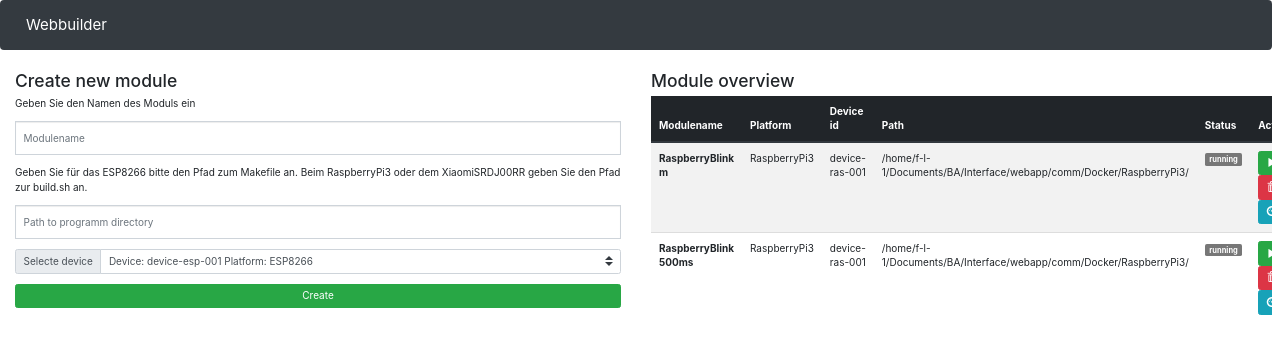
The page / on the database its author committed.
### comm/models.py (models this page shows)
class Module(models.Model):
    moduleid = models.CharField(max_length=200)
    modulename = models.CharField(max_length=200)
    containerid = models.CharField(max_length=200)
    containertag = models.CharField(max_length=200)
    filepath = models.CharField(max_length=200)
    deviceid = models.ForeignKey(Device, on_delete=models.CASCADE)
    status = models.CharField(max_length=200)

class Device(models.Model):
    deviceid = models.CharField(max_length=200)
    path = models.CharField(max_length=250)
    platform = models.CharField(max_length=200)

### comm/views.py (the view)
# urls.py: url(r'^$', views.index),
def index(request):
		modules = getAllModules()
		devices =  getDevices()
		components = ['Prometheus','Database']
		args = {'devices': devices, 'components':components,'modules':modules,}
		print ("[DEVICES]",devices)
		print ("[MODULES]",modules)
		startMQTTBroker()
		return render(request, 'index.html',args)

### comm/views.py (called while the page is built)
def startMQTTBroker():
		print ("[MQTT] Starting broker")
		module_dir = os.path.dirname(__file__)  # get current directory
		dir_path = module_dir + '/Docker/MQTT/'
		file_path = os.path.join(dir_path, 'Dockerfile')
		print ("[MQTT] Functions ready")
		clientMQTT.connect("10.11.4.107", 1883, 60)
		print ("[MQTT] Client set: ", clientMQTT)
		print ("[SUCCESS] Built docker image.")

def getDevices():
		devs = []
	   	devlist = Device.objects.all()
		for i in devlist:
			devs.append({'id':i.id,'deviceid': i.deviceid ,'platform': i.platform})
   		return devs

def getAllModules():
		conts = []
		contlist = Module.objects.all()
		for i in contlist:
			device = i.deviceid # Device.objects.get(id=)
			print ("Container: " + i.containerid)
			conts.append({'mid': i.moduleid,'name':i.modulename,'file':i.filepath,'id': i.containerid ,'tag':i.containertag,'systemID': device.deviceid,'status':i.status,'platfom':device.platform})
		return conts

### comm/templates/index.html (shortened to what this page needs)
<!DOCTYPE html>
<html>
    <head>
          <link href="../static/bs/css/bootstrap.min.css" rel="stylesheet">
          <link rel="stylesheet" href="https://maxcdn.bootstrapcdn.com/bootstrap/4.0.0/css/bootstrap.min.css">
    </head>
    <body>
      <nav class="navbar navbar-expand-lg navbar-dark bg-dark">
        <span style="position:absolute;font-size:15px;padding:1em;color:white">Webbuilder</span>
      </nav>
      <div class="container-fluid">
          <div class="row content">
            <div class="SystemContainer col-sm-6">
                <h3>Create new module</h3>
                <form enctype="multipart/form-data" action="/index/" method="post">
                  <p>Geben Sie den Namen des Moduls ein</p>
                  <div class="input-group mb-3">
                      <input type="text" class="form-control" id="inputGroupName01" for="inputGroupName01" name="inputGroupName01" placeholder="Modulename" aria-label="Username" aria-describedby="basic-addon1">
                  </div>
                  <p>Geben Sie für das ESP8266 bitte den Pfad zum Makefile an. Beim RaspberryPi3 oder dem XiaomiSRDJ00RR geben Sie den Pfad zur build.sh an.</p>
                  <div class="input-group mb-3">
                      <input type="text" class="form-control" id="inputGroupFile01" for="inputGroupFile01" name="inputGroupFile01" placeholder="Path to programm directory" aria-label="Username" aria-describedby="basic-addon1">
                  </div>
                  <div class="input-group mb-3">
                  <div class="input-group-prepend">
                    <label class="input-group-text" >Selecte device</label>
                  </div>
                  <select class="custom-select" for="inputGroupSelect01" name="inputGroupSelect01" id="inputGroupSelect01">
                    {% for dev in devices %}
                    <option value="{{ dev.id }}">Device: {{ dev.deviceid }} Platform: {{ dev.platform }}</option>
                    {% endfor %}
                  </select>
                </div>
              <button type="submit" class="btn btn-block btn-success">Create</button>
            </div>
<div class="DockerContainer col-sm-6">
  <h3>Module overview</h3>
<table class="table table-striped">
  <thead class="thead-dark">
    <tr>
      <th scope="col">Modulename</th>
      <th scope="col">Platform</th>
      <th scope="col">Device id</th>
      <th scope="col">Path</th>
      <th scope="col">Status</th>
      <th scope="col">Action</th>
    </tr>
  </thead>
  <tbody>
   {% for cont in modules %}
    <tr>
      <th scope="row">{{ cont.name }}</th>
      <td>{{ cont.platfom }}</td>
      <td>{{ cont.systemID }}</td>
      <td>{{ cont.file }}</td>
      <td><span class="label label-default">{{ cont.status }}</span></td>
      <td>
        <a href="run/{{ cont.mid }}"  ><button type="button"  class="runContainer btn btn-success"><div class="glyphicon glyphicon-play"></div></button></a>
        <a href="delete/{{ cont.mid }}"  ><button type="button" class="runContainer btn btn-danger"><div class="glyphicon glyphicon-trash"></div></button></a>
        <a href="monitor/{{ cont.mid }}"><button type="button" class="runContainer btn btn-info"><div class="glyphicon glyphicon-dashboard"></div></button></a>
      </td>
    </tr>
    {% endfor %}
  </tbody>
</table>
</div>
    </div>
</div>
    </body>
</html>

### rows shown on the page
Module: name "RaspberryBlink m", file "/home/f-l-1/Documents/BA/Interface/webapp/comm/Docker/RaspberryPi3/", status "running"
Device: platfom "RaspberryPi3" "RaspberryPi3", systemID "device-ras-001" "device-ras-001"
Module: name "RaspberryBlink 500ms", file "/home/f-l-1/Documents/BA/Interface/webapp/comm/Docker/RaspberryPi3/", status "running"
